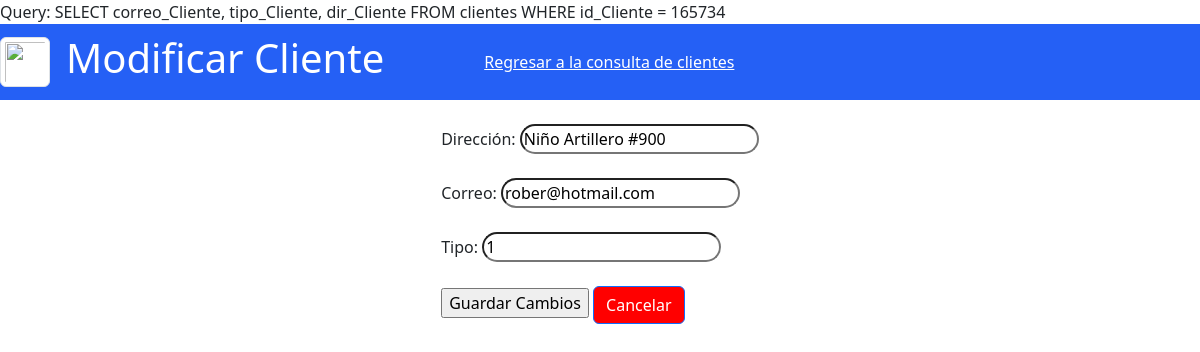
The page /Proyecto-Estacionamiento/editar_cliente.php?id=165734 on the database its author committed.
### tables this page shows
CREATE TABLE `clientes` (
  `id_Cliente` int(11) NOT NULL,
  `nom_Cliente` varchar(50) NOT NULL,
  `ap_Patc` varchar(15) NOT NULL,
  `ap_Matc` varchar(15) NOT NULL,
  `rfc_Cliente` varchar(30) NOT NULL,
  `dir_Cliente` varchar(70) NOT NULL,
  `tel_Cliente` int(11) NOT NULL,
  `correo_Cliente` mediumtext NOT NULL,
  `id_Credencial` int(11) NOT NULL,
  `tipo_Cliente` int(11) NOT NULL,
  `act_Cli` tinyint(1) NOT NULL
);

### Proyecto-Estacionamiento/editar_cliente.php (the view, shortened to what this page needs)
<?php
require_once "conexion.php";
if (isset($_GET["id"])) {
    $id = $_GET["id"];
    $query = "SELECT correo_Cliente, tipo_Cliente, dir_Cliente FROM clientes WHERE id_Cliente = $id";
    echo "Query: $query";
    $result = $mysqli->query($query);
    if ($result->num_rows == 1) {
        $row = $result->fetch_assoc();
        $correoCliente = $row["correo_Cliente"];
        $tipoCliente = $row["tipo_Cliente"];
        $dirCliente = $row["dir_Cliente"];
    } else {
        echo "Usuario no encontrado.";
        exit;
    }
}
?>
<!DOCTYPE html>
<html lang="en">
<head>
    <link href="https://cdn.jsdelivr.net/npm/bootstrap@5.2.1/dist/css/bootstrap.min.css" rel="stylesheet"
>
    <link rel="stylesheet" href="https://cdnjs.cloudflare.com/ajax/libs/font-awesome/6.4.2/css/all.min.css" />
</head>
<body>
    <header>
    <nav class="navbar navbar-expand-sm navbar-dark " style="background-color: rgb(37, 96, 245);">
      <a class="navbar-brand" href="#"><img src="https://encrypted-tbn0.gstatic.com/images?q=tbn:ANd9GcRIV7jNuxG7PQhpl_uAbWUzB5UrDGk66CbSUIGoUh4JEQBCNhqi2CWj5eIQNQEXIIctIuk&usqp=CAU" class="img-thumbnail" alt="..." style="width: 50px ;" style="border: 0cm;"></a>
      <div><h1 style="color:whithe">Modificar Cliente</h1></div>
      <a  class="listausers" href="consultar_cliente.php" style="color:whithe">Regresar a la consulta de clientes</a>
      <br>
    </nav>
    </header>
    <br>
    <div class="container">
    <form action="" method="post">
    <label for="nuevo_correo">Dirección:</label>
    <input type="text" id="dir_Cliente" name="dir_Cliente" style="border-radius: 45px;" value="<?php echo $dirCliente; ?>"><br>
    <br>
    <label for="nuevo_correo">Correo:</label>
    <input type="text" id="correo_Cliente" name="correo_Cliente" style="border-radius: 45px;" value="<?php echo $correoCliente; ?>"><br>
    <br>
    <label for="nuevo_tipo">Tipo:</label>
    <input type="text" id="tipoCliente" name="tipoCliente"style="border-radius: 45px;" value="<?php echo $tipoCliente; ?>"><br>
    <br>
    <input type="submit" value="Guardar Cambios">
    <button type="button" action="consultar_cliente" class="btn btn-primary" id="btnCancelar">Cancelar</button>
</form>
    </div>
</body>
</html>

### Proyecto-Estacionamiento/editar_cliente.php (style rules this page uses)
h1 { color: white; }
.listausers { color: white; padding-left: 100px; }
.container { display: flex; justify-content: center; align-items: center; }
.btn { background-color: red; }

### rows shown on the page
clientes: dir_Cliente "Niño Artillero #900", correo_Cliente "rober@hotmail.com", tipoCliente "1"

### other values the page prints
$query "SELECT correo_Cliente, tipo_Cliente, dir_Cliente FROM clientes WHERE id_Cliente = 165734"
